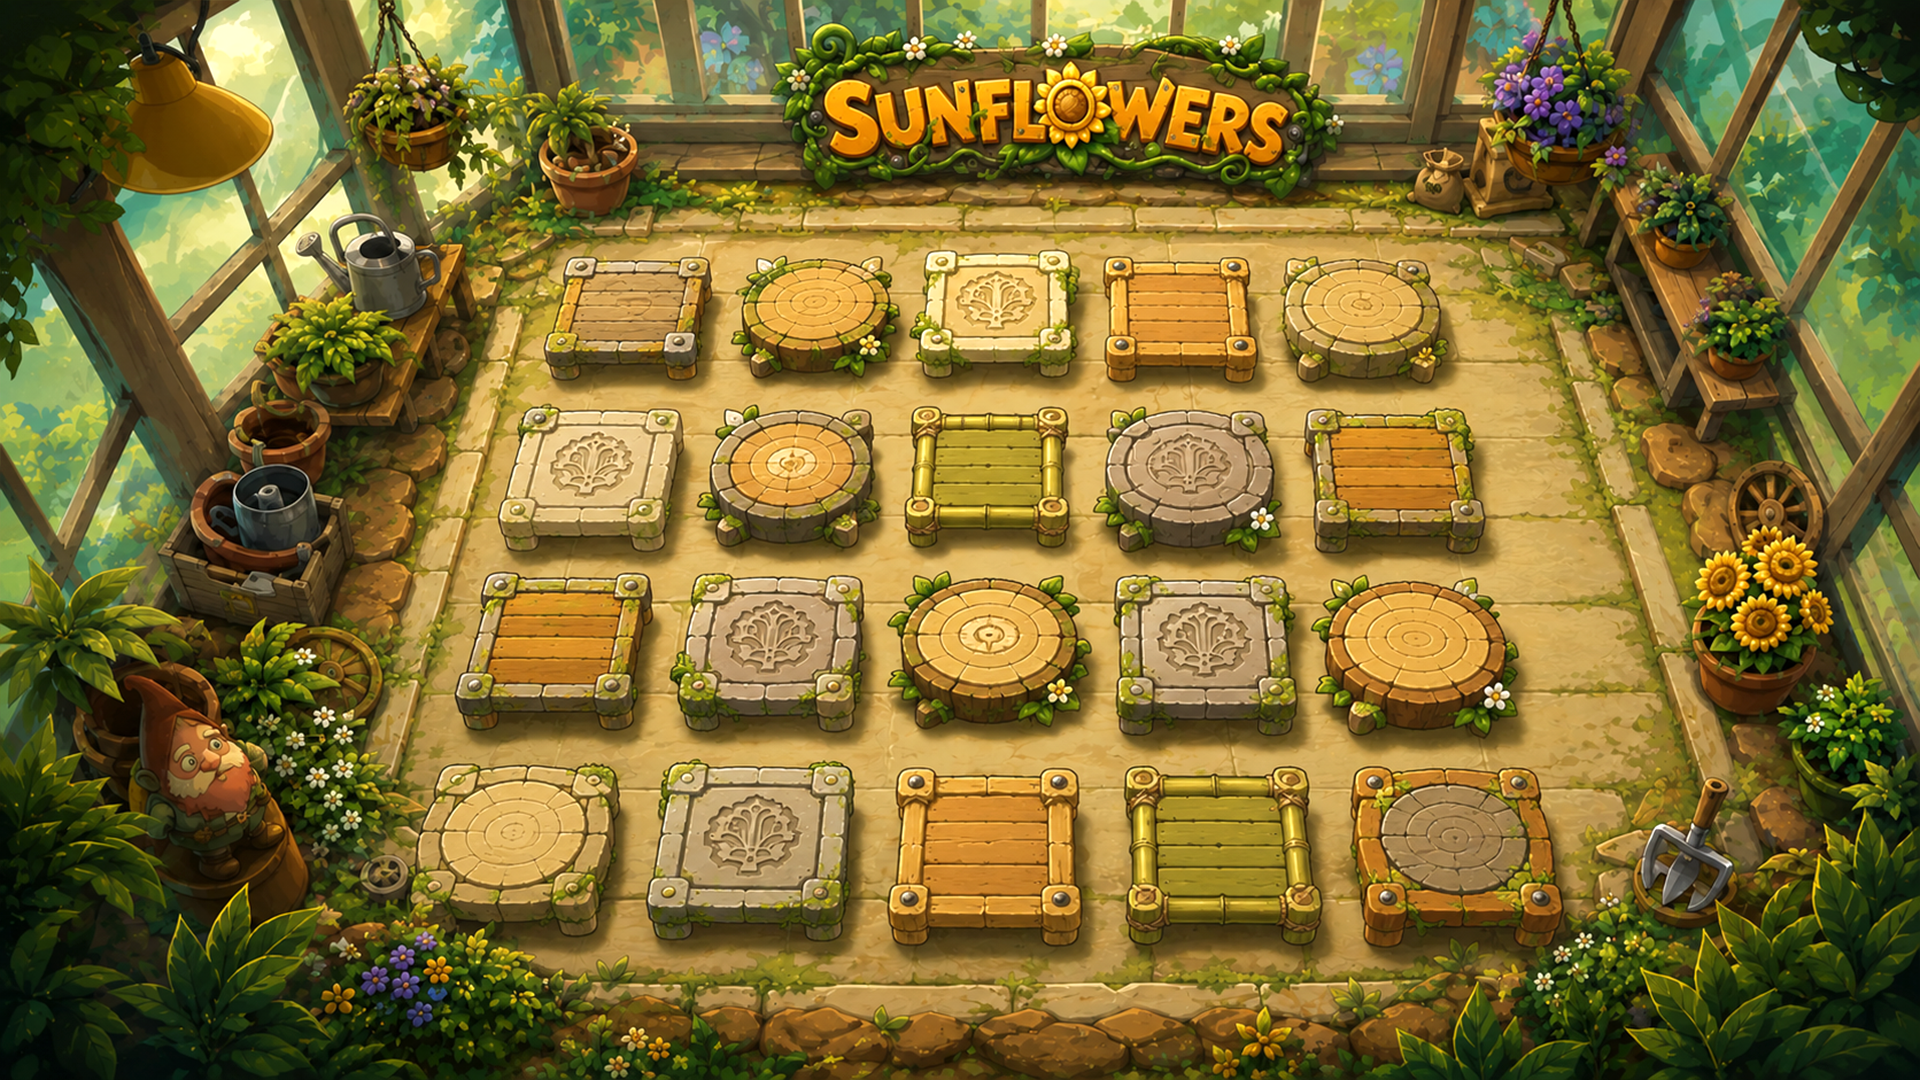

Rendered tile map (Tiled .tmx) drawn with the repository's tilesets; below, a short description and the map source with its tile grids summarised:
An orthogonal 240x135 tile map with 8x8 px tiles, 1 tile layer (bg) and 21 objects (20x cell, map).

<map version="1.10" tiledversion="1.12.2" orientation="orthogonal" renderorder="right-down" width="240" height="135" tilewidth="8" tileheight="8" infinite="0" nextlayerid="5" nextobjectid="24">
 <tileset firstgid="1" source="greenhous.tsx" />
 <layer id="1" name="bg" width="240" height="135">
  <data>[32400 cells, 32400 non-empty, 32400 distinct tile ids]</data>
 </layer>
 <objectgroup id="2" name="map" visible="0">
  <object id="1" name="map" x="1.33333" y="1.09091" width="1917.33" height="1074.67" />
 </objectgroup>
 <objectgroup id="4" name="cells">
  <object id="3" name="cell" x="566.667" y="256" width="124" height="93.3333">
   <properties>
    <property name="col" type="int" value="1" />
    <property name="row" type="int" value="1" />
   </properties>
  </object>
  <object id="4" name="cell" x="922" y="250.667" width="141.333" height="96">
   <properties>
    <property name="col" type="int" value="3" />
    <property name="row" type="int" value="1" />
   </properties>
  </object>
  <object id="6" name="cell" x="750" y="257.333" width="124" height="93.3333">
   <properties>
    <property name="col" type="int" value="2" />
    <property name="row" type="int" value="1" />
   </properties>
  </object>
  <object id="7" name="cell" x="1110" y="257.333" width="141.333" height="96">
   <properties>
    <property name="col" type="int" value="4" />
    <property name="row" type="int" value="1" />
   </properties>
  </object>
  <object id="8" name="cell" x="1288.67" y="254.667" width="141.333" height="96">
   <properties>
    <property name="col" type="int" value="5" />
    <property name="row" type="int" value="1" />
   </properties>
  </object>
  <object id="9" name="cell" x="1310.67" y="413.333" width="164" height="106.667">
   <properties>
    <property name="col" type="int" value="5" />
    <property name="row" type="int" value="2" />
   </properties>
  </object>
  <object id="10" name="cell" x="1109.33" y="412.667" width="160" height="112">
   <properties>
    <property name="col" type="int" value="4" />
    <property name="row" type="int" value="2" />
   </properties>
  </object>
  <object id="11" name="cell" x="507.667" y="408.667" width="164" height="114.667">
   <properties>
    <property name="col" type="int" value="1" />
    <property name="row" type="int" value="2" />
   </properties>
  </object>
  <object id="12" name="cell" x="909.667" y="414" width="148" height="102.667">
   <properties>
    <property name="col" type="int" value="3" />
    <property name="row" type="int" value="2" />
   </properties>
  </object>
  <object id="13" name="cell" x="716.333" y="408.666" width="148" height="105.333">
   <properties>
    <property name="col" type="int" value="2" />
    <property name="row" type="int" value="2" />
   </properties>
  </object>
  <object id="14" name="cell" x="1328.83" y="587" width="164" height="106.667">
   <properties>
    <property name="col" type="int" value="5" />
    <property name="row" type="int" value="3" />
   </properties>
  </object>
  <object id="15" name="cell" x="1127.49" y="586.334" width="160" height="112">
   <properties>
    <property name="col" type="int" value="4" />
    <property name="row" type="int" value="3" />
   </properties>
  </object>
  <object id="16" name="cell" x="469.832" y="579.001" width="164" height="114.667">
   <properties>
    <property name="col" type="int" value="1" />
    <property name="row" type="int" value="3" />
   </properties>
  </object>
  <object id="17" name="cell" x="902.498" y="578.334" width="173.333" height="120">
   <properties>
    <property name="col" type="int" value="3" />
    <property name="row" type="int" value="3" />
   </properties>
  </object>
  <object id="18" name="cell" x="679.831" y="578.333" width="169.333" height="124">
   <properties>
    <property name="col" type="int" value="2" />
    <property name="row" type="int" value="3" />
   </properties>
  </object>
  <object id="19" name="cell" x="1371.5" y="765.334" width="165.333" height="148">
   <properties>
    <property name="col" type="int" value="5" />
    <property name="row" type="int" value="4" />
   </properties>
  </object>
  <object id="20" name="cell" x="1138.16" y="775.001" width="160" height="126.667">
   <properties>
    <property name="col" type="int" value="4" />
    <property name="row" type="int" value="4" />
   </properties>
  </object>
  <object id="21" name="cell" x="420.501" y="764.001" width="182.667" height="145.334">
   <properties>
    <property name="col" type="int" value="1" />
    <property name="row" type="int" value="4" />
   </properties>
  </object>
  <object id="22" name="cell" x="899.834" y="770.001" width="173.333" height="141.333">
   <properties>
    <property name="col" type="int" value="3" />
    <property name="row" type="int" value="4" />
   </properties>
  </object>
  <object id="23" name="cell" x="654.5" y="763.333" width="186.666" height="148">
   <properties>
    <property name="col" type="int" value="2" />
    <property name="row" type="int" value="4" />
   </properties>
  </object>
 </objectgroup>
</map>
